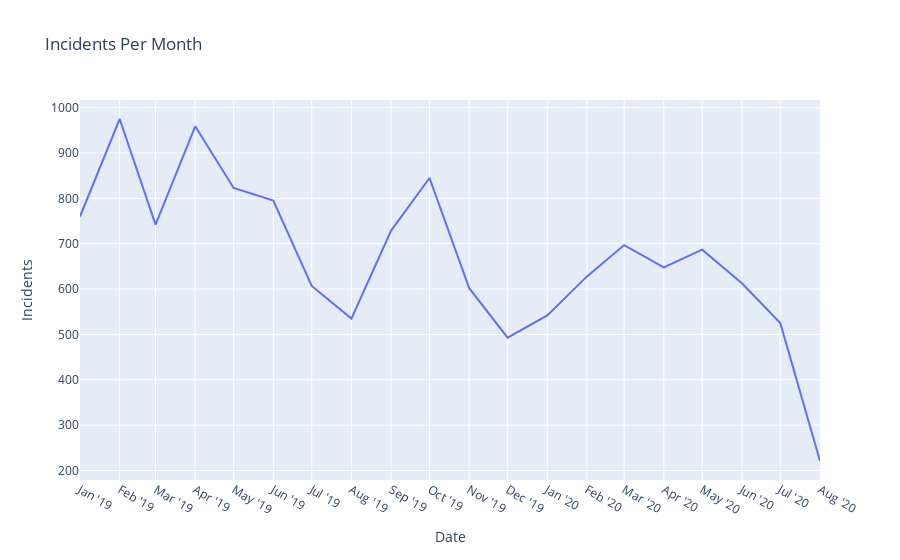

This figure's notebook cell:
### Code cell
import pandas as pd
import plotly.express as px
import locale

# Set the locale to English (United States)
locale.setlocale(locale.LC_TIME, 'en_US.UTF-8')

# Sample data (you should load your data from your database)
data = {
    'date': ["jan-19", "feb-19", "mrt-19", "apr-19", "mei-19", "jun-19", "jul-19", "aug-19", "sep-19", "okt-19", "nov-19", "dec-19", "jan-20", "feb-20", "mrt-20", "apr-20", "mei-20", "jun-20", "jul-20", "aug-20"],
    'incidents': [760.0, 975.0, 742.0, 959.0, 823.0, 795.0, 607.0, 535.0, 729.0, 845.0, 602.0, 493.0, 542.0, 628.0, 697.0, 648.0, 687.0, 613.0, 525.0, 221.0]
}

df = pd.DataFrame(data)

# Define a mapping dictionary for non-standard month abbreviations
month_mapping = {
    'jan': 'Jan',
    'feb': 'Feb',
    'mrt': 'Mar',
    'apr': 'Apr',
    'mei': 'May',
    'jun': 'Jun',
    'jul': 'Jul',
    'aug': 'Aug',
    'sep': 'Sep',
    'okt': 'Oct',
    'nov': 'Nov',
    'dec': 'Dec',
}

# Replace non-standard month abbreviations with standard abbreviations
df['date'] = df['date'].str[:3].map(month_mapping) + df['date'].str[3:]

# Parse the "date" column to datetime
df['date'] = pd.to_datetime(df['date'], format='%b-%y')

# Create a Plotly line chart
fig = px.line(df, x='date', y='incidents', title='Incidents Per Month')
fig.update_xaxes(
    dtick="M1",
    tickformat="%b '%y"
)
fig.update_layout(xaxis_title="Date", yaxis_title="Incidents")

# Show the plot (you can also save it to an HTML file or display it in a Jupyter Notebook)
fig.show()

### Figure 1 — Plotly figure (JSON) as saved in the notebook; plotly's stock layout.template omitted (floating-point values rounded to 4 significant figures)
{"data": [{"hovertemplate": "date=%{x}<br>incidents=%{y}<extra></extra>", "legendgroup": "", "line": {"color": "#636efa", "dash": "solid"}, "marker": {"symbol": "circle"}, "mode": "lines", "name": "", "orientation": "v", "showlegend": false, "type": "scatter", "x": ["2019-01-01T00:00:00", "2019-02-01T00:00:00", "2019-03-01T00:00:00", "2019-04-01T00:00:00", "2019-05-01T00:00:00", "2019-06-01T00:00:00", "2019-07-01T00:00:00", "2019-08-01T00:00:00", "2019-09-01T00:00:00", "2019-10-01T00:00:00", "2019-11-01T00:00:00", "2019-12-01T00:00:00", "2020-01-01T00:00:00", "2020-02-01T00:00:00", "2020-03-01T00:00:00", "2020-04-01T00:00:00", "2020-05-01T00:00:00", "2020-06-01T00:00:00", "2020-07-01T00:00:00", "2020-08-01T00:00:00"], "xaxis": "x", "y": [760, 975, 742, 959, 823, 795, 607, 535, 729, 845, 602, 493, 542, 628, 697, 648, 687, 613, 525, 221], "yaxis": "y"}], "layout": {"autosize": true, "legend": {"tracegroupgap": 0}, "title": {"text": "Incidents Per Month"}, "xaxis": {"anchor": "y", "autorange": true, "domain": [0, 1], "dtick": "M1", "range": ["2019-01-01", "2020-08-01"], "tickformat": "%b '%y", "title": {"text": "Date"}, "type": "date"}, "yaxis": {"anchor": "x", "autorange": true, "domain": [0, 1], "range": [179.1, 1017.0], "title": {"text": "Incidents"}, "type": "linear"}}}
